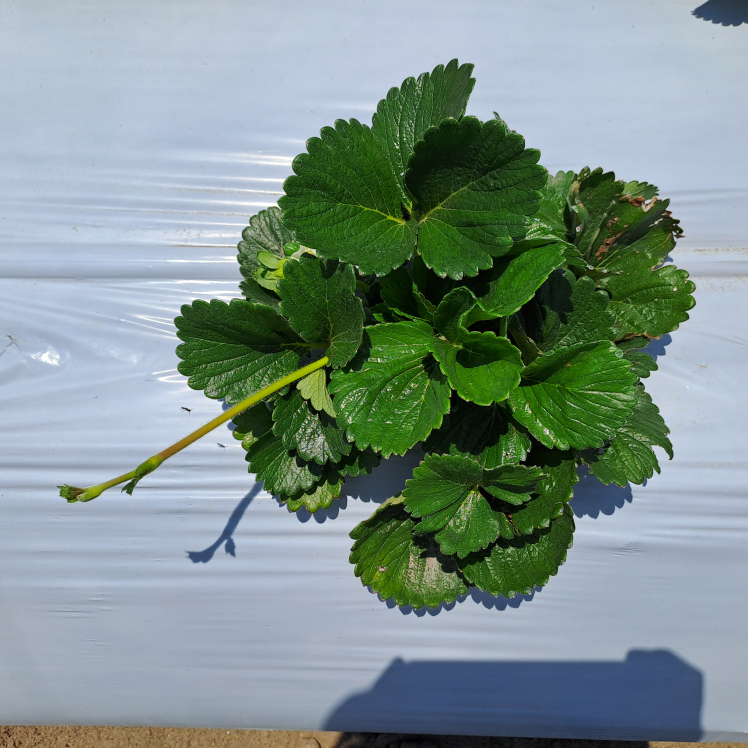
#> input picture dataset/images/phase2/good/20240504_131902.jpg, 2992 x 2992 px (shown at 1/4 size)
$ python main.py
#> lines starting #> are read from the running program, lines starting #| are printed output that depends on the picture; after the words box and inside, x2 and y2 are one past the last pixel; in counts of white or black regions, pixels touching at a corner belong together
### preprocesamiento.py
import cv2

def preprocesar(rutaimg):
    img = cv2.imread(rutaimg)
#> img is the input picture: shape (2992, 2992, 3); mean B, G, R 140.1, 145.4, 126.6

    # Especifica el nuevo ancho deseado
    nueva_anchura = 300

    # Calcula la altura correspondiente para mantener la relación de aspecto
    alto_original, ancho_original = img.shape[:2]
#> alto_original = 2992; ancho_original = 2992
    factor_escala = nueva_anchura / ancho_original
#> factor_escala = 0.1
    nueva_altura = int(alto_original * factor_escala)
#> nueva_altura = 300

    # Redimensiona la imagen utilizando cv2.resize()
    imagen_redimensionada = cv2.resize(img, (nueva_anchura, nueva_altura))
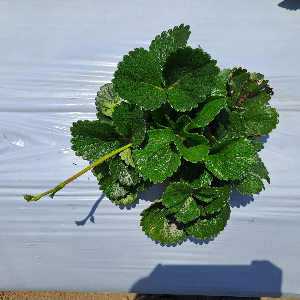
#> imagen_redimensionada: shape (300, 300, 3); mean B, G, R 140, 145.2, 126.5

    # Suavizar
    imagen_suavizada = cv2.GaussianBlur(imagen_redimensionada, (5, 5), 0)
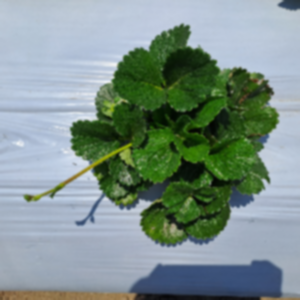
#> imagen_suavizada: shape (300, 300, 3); mean B, G, R 140, 145.2, 126.5

    # Convertir la imagen a escala de grises
    gray_img = cv2.cvtColor(imagen_suavizada, cv2.COLOR_BGR2GRAY)
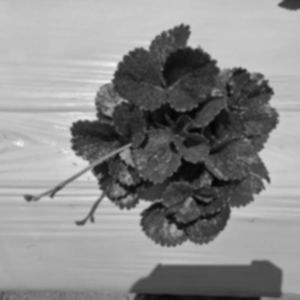
#> gray_img: shape (300, 300); min 4, max 240, mean 139

    # Aplica el método de Otsu para binarizar la imagen
    _, otsu_threshold = cv2.threshold(gray_img, 0, 255, cv2.THRESH_BINARY + cv2.THRESH_OTSU)
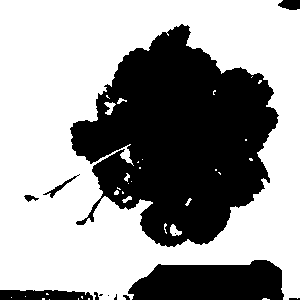
#> otsu_threshold: shape (300, 300); 61.4% white; 13 black regions (4 under 20 px), largest, box (x1, y1, x2, y2) and area: (70, 24, 279, 247) 28453, (128, 260, 284, 300) 5055, (0, 290, 93, 300) 814

    # Aplicar el detector de bordes Canny
    canny_edges = cv2.Canny(otsu_threshold, threshold1=50, threshold2=150)
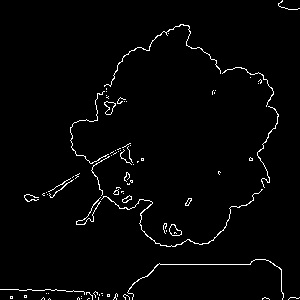
#> canny_edges: shape (300, 300); 2.1% white in thin lines or dots

    cv2.imshow('Imagen Preprocesada', canny_edges)
    cv2.waitKey(0)
    cv2.destroyAllWindows()

    return canny_edges

### hough.py
import cv2
import numpy as np

def detectar_estolones_rectos(imagen_entrada):

    #Convertir imagen binaria de entrada a rgb
    imagen = cv2.cvtColor(imagen_entrada, cv2.COLOR_GRAY2RGB)
#> imagen: shape (300, 300, 3); 2.1% white in thin lines or dots

    #convertir a escala de grises
    gray = cv2.cvtColor(imagen, cv2.COLOR_BGR2GRAY)

    # Parámetros de la función HoughLinesP
    rho = 1
    theta = np.pi/180
    threshold = int(len(imagen[0])/8)
#> threshold = 37
    minLineLength = int(len(imagen[0])/8)
#> minLineLength = 37
    maxLineGap = int(len(imagen)*0.015)
#> maxLineGap = 4

    lineas = cv2.HoughLinesP(gray, rho, theta, threshold, minLineLength, maxLineGap)
#> lineas = [[160, 264, 250, 264], [0, 289, 18, 289], [74, 291, 83, 291], [62, 183, 70, 178], [64, 185, 73, 179], [66, 291, 72, 291]]

    # Dibuja las líneas detectadas sobre la imagen original
    if lineas is not None:
        for linea in lineas:
            x1, y1, x2, y2 = linea[0]
            cv2.line(imagen, (x1, y1), (x2, y2), (0, 255, 0), 2)
#> this loop made 6 passes
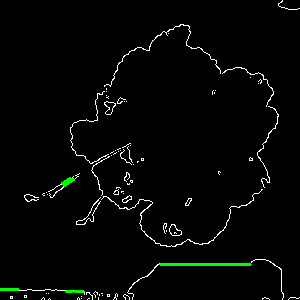
#> imagen: shape (300, 300, 3); mean B, G, R 5, 6.3, 5

    # Muestra la imagen con las líneas detectadas
    cv2.imshow('Estolones Encontrados', imagen)
    cv2.waitKey(0)
    cv2.destroyAllWindows()

    return(int(len(lineas)/2))


"""---------------Ejemplo de uso------------------------
image = cv2.imread('dataset/imagen_ejemplo.jpg')
print(detectar_estolones_rectos(image))
-----------------------------------------------------"""

### main.py
import preprocesamiento as pp
import hough


imagen_preprocesada=pp.preprocesar("dataset/images/phase2/good/20240504_131902.jpg")
print(f"La cantidad de estolones aproximada es de {hough.detectar_estolones_rectos(imagen_preprocesada)}")
#| La cantidad de estolones aproximada es de 3

$ run again, with dataset/images/phase2/good/20240504_131520.jpg copied over dataset/images/phase2/good/20240504_131902.jpg
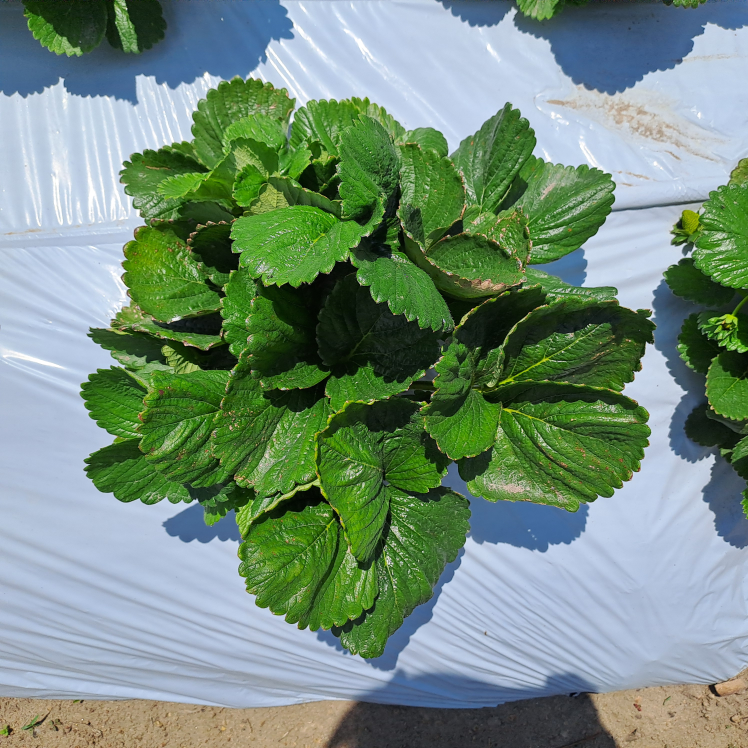
#> input picture dataset/images/phase2/good/20240504_131520.jpg, 2992 x 2992 px (shown at 1/4 size)
#> in preprocesar, img is the input picture: shape (2992, 2992, 3); mean B, G, R 124.1, 141.9, 116.7
#> in preprocesar, `_, otsu_threshold = cv2.threshold(gray_img, 0, 255, cv2.THRESH_BINARY ..`:
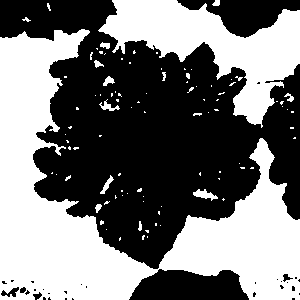
#> otsu_threshold: shape (300, 300); 46.6% white; 94 white regions (78 under 20 px), largest, box (x1, y1, x2, y2) and area: (0, 29, 300, 300) 30299, (98, 0, 300, 128) 10456, (193, 189, 218, 201) 145
#> canny_edges: shape (300, 300); 3.4% white in thin lines or dots
#> threshold = 37
#> maxLineGap = 4
#> lineas = [[158, 265, 161, 261], [263, 27, 267, 27], [266, 110, 269, 106], [38, 37, 47, 38], [72, 57, 77, 57], [31, 37, 37, 37], [190, 54, 196, 48]]
#> the loop in detectar_estolones_rectos, `for linea in lineas:` made 7 passes
#> after the loop in detectar_estolones_rectos, `for linea in lineas:`:
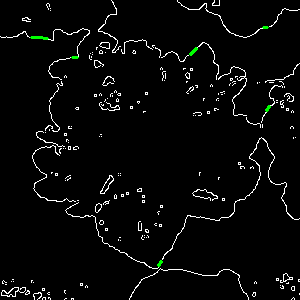
#> imagen: shape (300, 300, 3); mean B, G, R 8.5, 9, 8.5
#| La cantidad de estolones aproximada es de 3

$ run again, with dataset/images/phase2/good/20240504_131523.jpg copied over dataset/images/phase2/good/20240504_131902.jpg
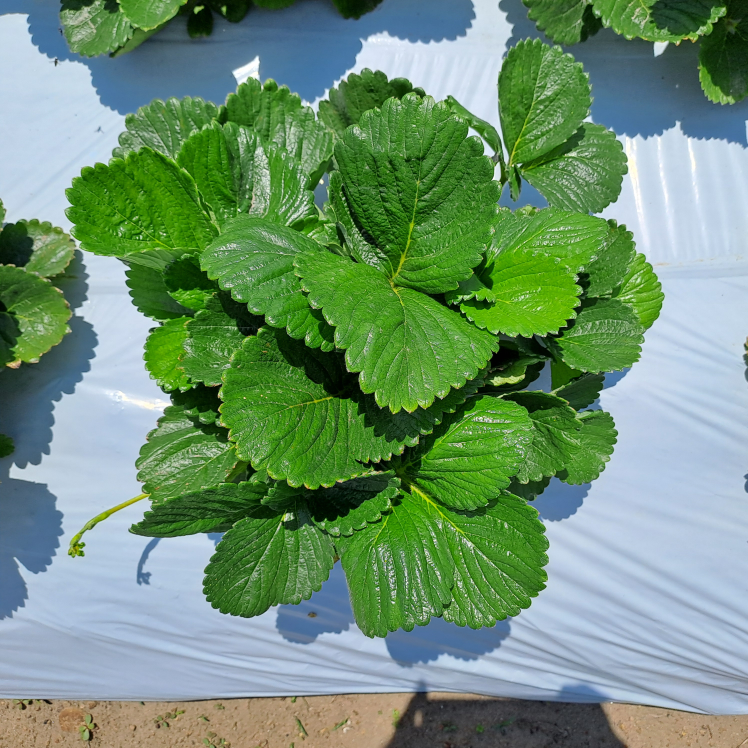
#> input picture dataset/images/phase2/good/20240504_131523.jpg, 2992 x 2992 px (shown at 1/4 size)
#> in preprocesar, img is the input picture: shape (2992, 2992, 3); mean B, G, R 114.8, 145.9, 111.1
#> in preprocesar, `_, otsu_threshold = cv2.threshold(gray_img, 0, 255, cv2.THRESH_BINARY ..`:
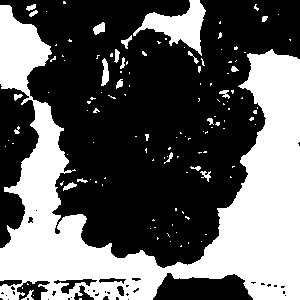
#> otsu_threshold: shape (300, 300); 38.2% white; 127 white regions (103 under 20 px), largest, box (x1, y1, x2, y2) and area: (0, 5, 300, 300) 31220, (133, 0, 206, 56) 1662, (101, 58, 109, 86) 142
#> canny_edges: shape (300, 300); 3.9% white in thin lines or dots
#> threshold = 37
#> maxLineGap = 4
#> lineas = 25 rows, first 6: [101, 278, 110, 278], [173, 278, 207, 277], [76, 282, 81, 282], [5, 279, 20, 279], [41, 284, 47, 284], [102, 281, 114, 281]
#> the loop in detectar_estolones_rectos, `for linea in lineas:` made 25 passes
#> after the loop in detectar_estolones_rectos, `for linea in lineas:`:
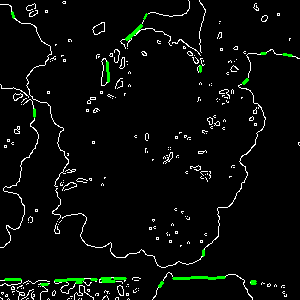
#> imagen: shape (300, 300, 3); mean B, G, R 9.1, 11.4, 9.1
#| La cantidad de estolones aproximada es de 12

$ run again, with dataset/images/phase2/good/20240504_131525.jpg copied over dataset/images/phase2/good/20240504_131902.jpg
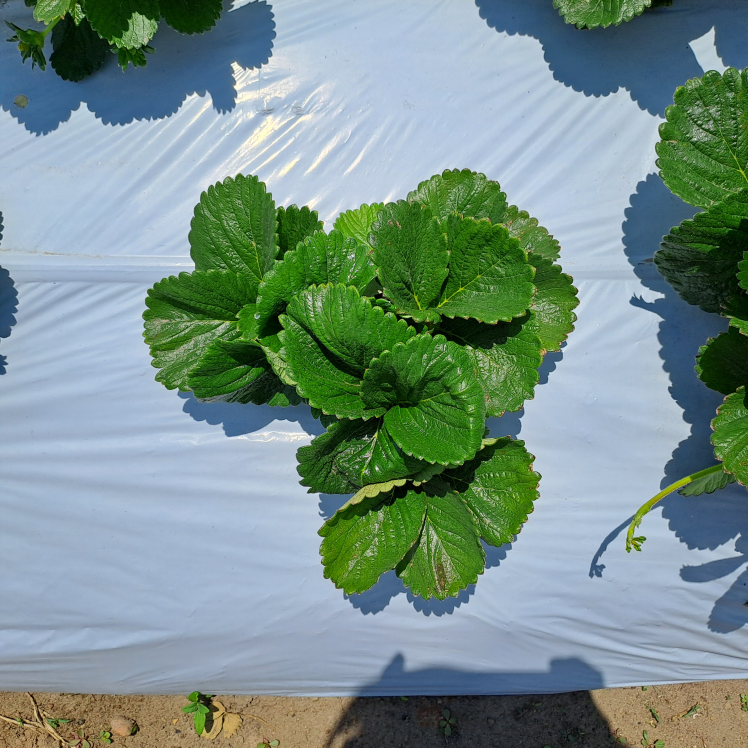
#> input picture dataset/images/phase2/good/20240504_131525.jpg, 2992 x 2992 px (shown at 1/4 size)
#> in preprocesar, img is the input picture: shape (2992, 2992, 3); mean B, G, R 137.3, 144.1, 119.7
#> in preprocesar, `_, otsu_threshold = cv2.threshold(gray_img, 0, 255, cv2.THRESH_BINARY ..`:
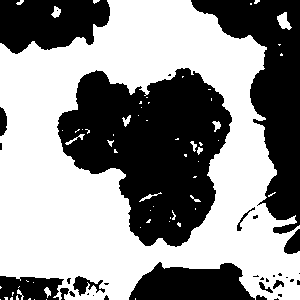
#> otsu_threshold: shape (300, 300); 56.1% white; 34 black regions (20 under 20 px), largest, box (x1, y1, x2, y2) and area: (57, 68, 232, 247) 19124, (191, 0, 300, 234) 9994, (0, 0, 110, 54) 4578
#> canny_edges: shape (300, 300); 3.2% white in thin lines or dots
#> threshold = 37
#> maxLineGap = 4
#> lineas = 13 rows, first 6: [34, 277, 44, 277], [288, 253, 293, 253], [252, 276, 258, 275], [229, 125, 231, 121], [264, 136, 264, 142], [21, 276, 33, 276]
#> the loop in detectar_estolones_rectos, `for linea in lineas:` made 13 passes
#> after the loop in detectar_estolones_rectos, `for linea in lineas:`:
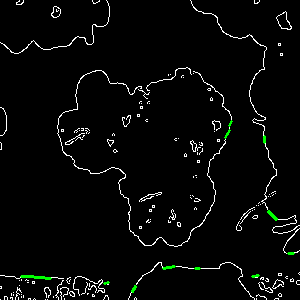
#> imagen: shape (300, 300, 3); mean B, G, R 7.9, 8.8, 7.9
#| La cantidad de estolones aproximada es de 6
